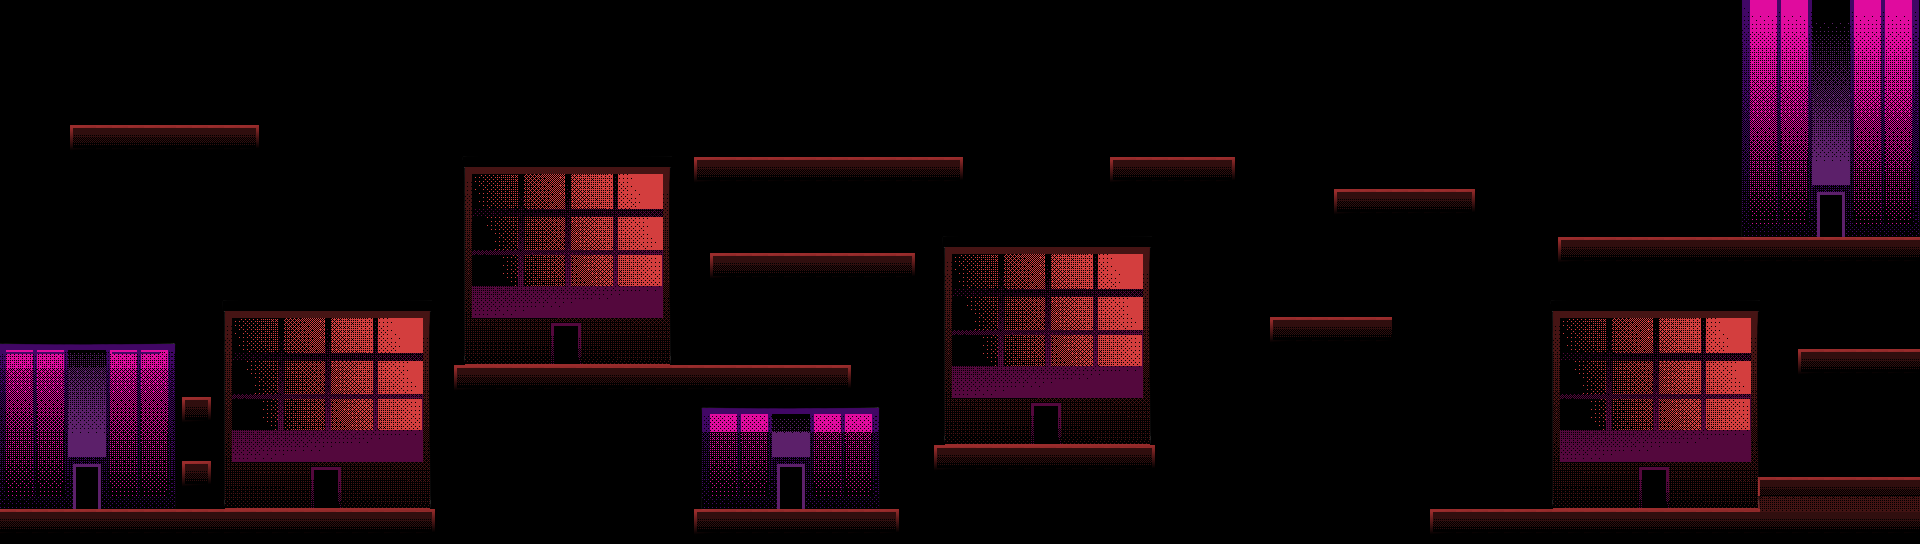

This game map was drawn from its Tiled (.tmx) file and the tilesets committed beside it. A one-line description and the trimmed map source follow:
An orthogonal 120x34 tile map with 16x16 px tiles, 4 tile layers (Platforms, Parede, Background, Background2), 4 tilesets.

<map version="1.10" tiledversion="1.11.2" orientation="orthogonal" renderorder="right-down" width="120" height="34" tilewidth="16" tileheight="16" infinite="0" nextlayerid="5" nextobjectid="1">
 <tileset firstgid="1" name="platform" tilewidth="16" tileheight="16" tilecount="480" columns="40">
  <image source="../Tilesets/Level2_tiles/platform.png" width="640" height="204" />
 </tileset>
 <tileset firstgid="481" name="building1" tilewidth="16" tileheight="16" tilecount="210" columns="14">
  <image source="../Tilesets/Level2_tiles/building1.png" width="235" height="240" />
 </tileset>
 <tileset firstgid="691" name="building2" tilewidth="16" tileheight="16" tilecount="208" columns="13">
  <image source="../Tilesets/Level2_tiles/building2.png" width="210" height="267" />
 </tileset>
 <tileset firstgid="899" name="box" tilewidth="16" tileheight="16" tilecount="30" columns="6">
  <image source="../Tilesets/Level2_tiles/box.png" width="97" height="88" />
 </tileset>
 <layer id="1" name="Platforms" width="120" height="34">
  <data>[4080 cells, 282 non-empty, 36 distinct tile ids]</data>
 </layer>
 <layer id="3" name="Parede" width="120" height="34">
  <data>[4080 cells, 2 non-empty, 2 distinct tile ids]</data>
 </layer>
 <layer id="2" name="Background" width="120" height="34">
  <data>[4080 cells, 446 non-empty, 10 distinct tile ids]</data>
 </layer>
 <layer id="4" name="Background2" width="120" height="34">
  <data>[4080 cells, 1170 non-empty, 407 distinct tile ids]</data>
 </layer>
</map>
